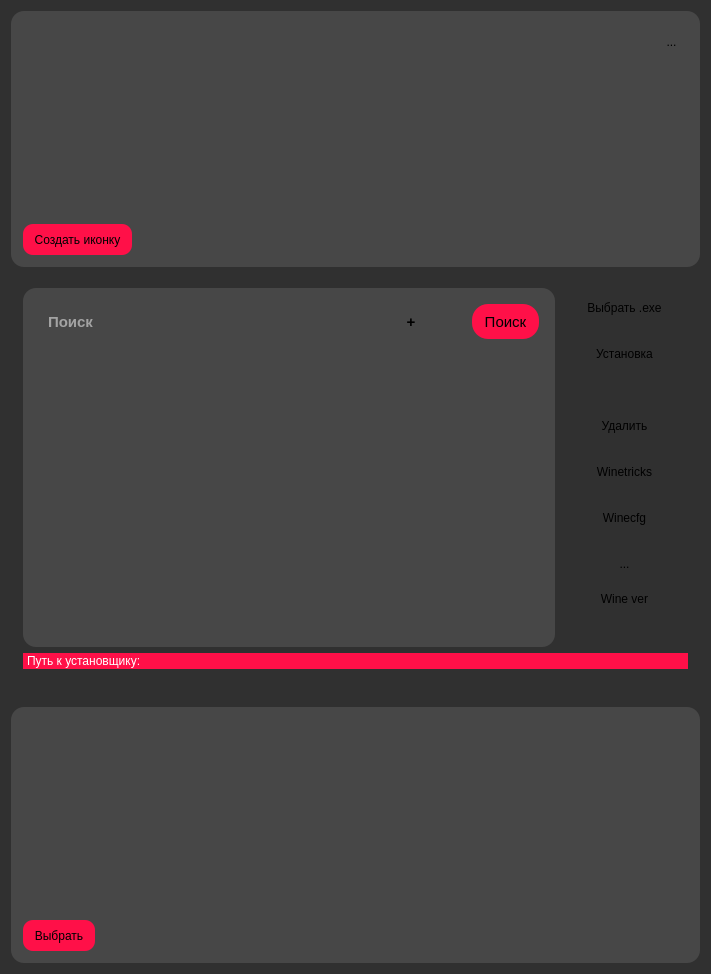
      <widget class="QWidget" name="tab_2">
       <property name="mouseTracking">
        <bool>false</bool>
       </property>
       <property name="autoFillBackground">
        <bool>false</bool>
       </property>
       <property name="styleSheet">
        <string notr="true">background-color: rgb(48, 48, 48);</string>
       </property>
       <attribute name="title">
        <string>Префиксы</string>
       </attribute>
       <layout class="QGridLayout" name="gridLayout_6">
        <item row="2" column="0" colspan="4">
         <widget class="QGroupBox" name="groupBox_9">
          <property name="styleSheet">
           <string notr="true">border:none;</string>
          </property>
          <property name="title">
           <string/>
          </property>
          <layout class="QGridLayout" name="gridLayout_20">
           <item row="1" column="0" colspan="2">
            <widget class="QLabel" name="label_5">
             <property name="styleSheet">
              <string notr="true">border-width: 1px;        
background-color: rgb(255, 16, 72);
border-radius:10px;
border:none;
font: 16pt &quot;Franxurter Totally&quot;;
padding:1px;
color: rgb(255, 255, 255);</string>
             </property>
             <property name="text">
              <string>Путь к установщику:</string>
             </property>
            </widget>
           </item>
           <item row="3" column="0" colspan="2">
            <widget class="QLabel" name="label_6">
             <property name="styleSheet">
              <string notr="true">color: rgb(255, 255, 255);</string>
             </property>
             <property name="text">
              <string/>
             </property>
            </widget>
           </item>
           <item row="0" column="0">
            <widget class="QGroupBox" name="groupBox">
             <property name="sizePolicy">
              <sizepolicy hsizetype="MinimumExpanding" vsizetype="Preferred">
               <horstretch>0</horstretch>
               <verstretch>0</verstretch>
              </sizepolicy>
             </property>
             <property name="styleSheet">
              <string notr="true">background-color: rgb(71, 71, 71);
font:11pt;
font-weight:900;
border-radius:13px;
padding:7px;

</string>
             </property>
             <layout class="QGridLayout" name="gridLayout_3">
              <item row="3" column="6">
               <widget class="QToolButton" name="toolButton">
                <property name="sizePolicy">
                 <sizepolicy hsizetype="Fixed" vsizetype="Fixed">
                  <horstretch>0</horstretch>
                  <verstretch>0</verstretch>
                 </sizepolicy>
                </property>
                <property name="minimumSize">
                 <size>
                  <width>0</width>
                  <height>0</height>
                 </size>
                </property>
                <property name="baseSize">
                 <size>
                  <width>0</width>
                  <height>0</height>
                 </size>
                </property>
                <property name="styleSheet">
                 <string notr="true">QToolButton{
border-radius:16px;
background-color: rgb(255, 16, 72);
border:none;
font:  11pt;
}</string>
                </property>
                <property name="text">
                 <string>Поиск</string>
                </property>
                <property name="icon">
                 <iconset resource="../resource.qrc">
                  <normaloff>:/newPrefix/img/search-3-16.ico</normaloff>:/newPrefix/img/search-3-16.ico</iconset>
                </property>
                <property name="toolButtonStyle">
                 <enum>Qt::ToolButtonIconOnly</enum>
                </property>
                <property name="autoRaise">
                 <bool>false</bool>
                </property>
                <property name="arrowType">
                 <enum>Qt::NoArrow</enum>
                </property>
               </widget>
              </item>
              <item row="5" column="0" colspan="7">
               <widget class="QListWidget" name="listWidget_2">
                <property name="sizePolicy">
                 <sizepolicy hsizetype="MinimumExpanding" vsizetype="Expanding">
                  <horstretch>0</horstretch>
                  <verstretch>0</verstretch>
                 </sizepolicy>
                </property>
                <property name="minimumSize">
                 <size>
                  <width>500</width>
                  <height>0</height>
                 </size>
                </property>
                <property name="styleSheet">
                 <string notr="true">QScrollBar:vertical {
background-color: transparent;
width: 25px;
margin: 0px 0px 0px 0px;
}
QScrollBar::handle:vertical {
border-radius: 5px;
background: rgb(48, 48, 48);
min-height: 48px;
}

/* This remvoes the bottom button by setting the height to 0px */
QScrollBar::add-line:vertical {
height: 0px;
subcontrol-position: bottom;
subcontrol-origin: margin;
}

/* This remvoes the top button by setting the height to 0px */
QScrollBar::sub-line:vertical {
height: 0px;
subcontrol-position: top;
subcontrol-origin: margin;
}

/* need this to get rid of crosshatching on scrollbar background */
QScrollBar::add-page:vertical, QScrollBar::sub-page:vertical {
background: none;
}
QListWidget{
color:rgb(255, 255, 255);
background-color: rgb(71, 71, 71);
font: 16pt &quot;Franxurter Totally&quot;;
border:none;
border-radius:13px;
padding:5px;

}
QListWidget::item::selected{
padding:-0px;
border-radius:7px;
background-color:  rgb(255, 16, 72);
color:rgb(255, 255, 255);
}
QListWidget::item{
padding:5px;
color:rrgb(255, 16, 72);
}</string>
                </property>
                <property name="frameShape">
                 <enum>QFrame::WinPanel</enum>
                </property>
                <property name="showDropIndicator" stdset="0">
                 <bool>false</bool>
                </property>
                <property name="dragDropMode">
                 <enum>QAbstractItemView::NoDragDrop</enum>
                </property>
                <property name="iconSize">
                 <size>
                  <width>13</width>
                  <height>13</height>
                 </size>
                </property>
                <property name="isWrapping" stdset="0">
                 <bool>false</bool>
                </property>
                <property name="viewMode">
                 <enum>QListView::ListMode</enum>
                </property>
               </widget>
              </item>
              <item row="3" column="0" colspan="2">
               <widget class="QLineEdit" name="lineEdit_2">
                <property name="enabled">
                 <bool>true</bool>
                </property>
                <property name="sizePolicy">
                 <sizepolicy hsizetype="Fixed" vsizetype="Fixed">
                  <horstretch>0</horstretch>
                  <verstretch>0</verstretch>
                 </sizepolicy>
                </property>
                <property name="minimumSize">
                 <size>
                  <width>0</width>
                  <height>0</height>
                 </size>
                </property>
                <property name="maximumSize">
                 <size>
                  <width>10000</width>
                  <height>40</height>
                 </size>
                </property>
                <property name="palette">
                 <palette>
                  <active>
                   <colorrole role="WindowText">
                    <brush brushstyle="SolidPattern">
                     <color alpha="255">
                      <red>255</red>
                      <green>255</green>
                      <blue>255</blue>
                     </color>
                    </brush>
                   </colorrole>
                   <colorrole role="Button">
                    <brush brushstyle="SolidPattern">
                     <color alpha="255">
                      <red>71</red>
                      <green>71</green>
                      <blue>71</blue>
                     </color>
                    </brush>
                   </colorrole>
                   <colorrole role="Text">
                    <brush brushstyle="SolidPattern">
                     <color alpha="255">
                      <red>255</red>
                      <green>255</green>
                      <blue>255</blue>
                     </color>
                    </brush>
                   </colorrole>
                   <colorrole role="ButtonText">
                    <brush brushstyle="SolidPattern">
                     <color alpha="255">
                      <red>255</red>
                      <green>255</green>
                      <blue>255</blue>
                     </color>
                    </brush>
                   </colorrole>
                   <colorrole role="Base">
                    <brush brushstyle="SolidPattern">
                     <color alpha="255">
                      <red>71</red>
                      <green>71</green>
                      <blue>71</blue>
                     </color>
                    </brush>
                   </colorrole>
                   <colorrole role="Window">
                    <brush brushstyle="SolidPattern">
                     <color alpha="255">
                      <red>71</red>
                      <green>71</green>
                      <blue>71</blue>
                     </color>
                    </brush>
                   </colorrole>
                   <colorrole role="PlaceholderText">
                    <brush brushstyle="SolidPattern">
                     <color alpha="255">
                      <red>255</red>
                      <green>255</green>
                      <blue>255</blue>
                     </color>
                    </brush>
                   </colorrole>
                  </active>
                  <inactive>
                   <colorrole role="WindowText">
                    <brush brushstyle="SolidPattern">
                     <color alpha="255">
                      <red>255</red>
                      <green>255</green>
                      <blue>255</blue>
                     </color>
                    </brush>
                   </colorrole>
                   <colorrole role="Button">
                    <brush brushstyle="SolidPattern">
                     <color alpha="255">
                      <red>71</red>
                      <green>71</green>
                      <blue>71</blue>
                     </color>
                    </brush>
                   </colorrole>
                   <colorrole role="Text">
                    <brush brushstyle="SolidPattern">
                     <color alpha="255">
                      <red>255</red>
                      <green>255</green>
                      <blue>255</blue>
                     </color>
                    </brush>
                   </colorrole>
                   <colorrole role="ButtonText">
                    <brush brushstyle="SolidPattern">
                     <color alpha="255">
                      <red>255</red>
                      <green>255</green>
                      <blue>255</blue>
                     </color>
                    </brush>
                   </colorrole>
                   <colorrole role="Base">
                    <brush brushstyle="SolidPattern">
                     <color alpha="255">
                      <red>71</red>
                      <green>71</green>
                      <blue>71</blue>
                     </color>
                    </brush>
                   </colorrole>
                   <colorrole role="Window">
                    <brush brushstyle="SolidPattern">
                     <color alpha="255">
                      <red>71</red>
                      <green>71</green>
                      <blue>71</blue>
                     </color>
                    </brush>
                   </colorrole>
                   <colorrole role="PlaceholderText">
                    <brush brushstyle="SolidPattern">
                     <color alpha="255">
                      <red>255</red>
                      <green>255</green>
                      <blue>255</blue>
                     </color>
                    </brush>
                   </colorrole>
                  </inactive>
                  <disabled>
                   <colorrole role="WindowText">
                    <brush brushstyle="SolidPattern">
                     <color alpha="255">
                      <red>255</red>
                      <green>255</green>
                      <blue>255</blue>
                     </color>
                    </brush>
                   </colorrole>
                   <colorrole role="Button">
                    <brush brushstyle="SolidPattern">
                     <color alpha="255">
                      <red>71</red>
                      <green>71</green>
                      <blue>71</blue>
                     </color>
                    </brush>
                   </colorrole>
                   <colorrole role="Text">
                    <brush brushstyle="SolidPattern">
                     <color alpha="255">
                      <red>255</red>
                      <green>255</green>
                      <blue>255</blue>
                     </color>
                    </brush>
                   </colorrole>
                   <colorrole role="ButtonText">
                    <brush brushstyle="SolidPattern">
                     <color alpha="255">
                      <red>255</red>
                      <green>255</green>
                      <blue>255</blue>
                     </color>
                    </brush>
                   </colorrole>
                   <colorrole role="Base">
                    <brush brushstyle="SolidPattern">
                     <color alpha="255">
                      <red>71</red>
                      <green>71</green>
                      <blue>71</blue>
                     </color>
                    </brush>
                   </colorrole>
                   <colorrole role="Window">
                    <brush brushstyle="SolidPattern">
                     <color alpha="255">
                      <red>71</red>
                      <green>71</green>
                      <blue>71</blue>
                     </color>
                    </brush>
                   </colorrole>
                   <colorrole role="PlaceholderText">
                    <brush brushstyle="SolidPattern">
                     <color alpha="255">
                      <red>255</red>
                      <green>255</green>
                      <blue>255</blue>
                     </color>
                    </brush>
                   </colorrole>
                  </disabled>
                 </palette>
                </property>
                <property name="contextMenuPolicy">
                 <enum>Qt::NoContextMenu</enum>
                </property>
                <property name="styleSheet">
                 <string notr="true">border: 1px 1px 0px 1px;
color: rgb(255, 255, 255);
font: 16pt &quot;Franxurter Totally&quot;;
</string>
                </property>
                <property name="text">
                 <string/>
                </property>
                <property name="echoMode">
                 <enum>QLineEdit::Normal</enum>
                </property>
                <property name="cursorPosition">
                 <number>0</number>
                </property>
                <property name="placeholderText">
                 <string>Поиск</string>
                </property>
                <property name="cursorMoveStyle">
                 <enum>Qt::VisualMoveStyle</enum>
                </property>
                <property name="clearButtonEnabled">
                 <bool>false</bool>
                </property>
               </widget>
              </item>
              <item row="3" column="5">
               <widget class="QToolButton" name="toolButton_2">
                <property name="minimumSize">
                 <size>
                  <width>32</width>
                  <height>0</height>
                 </size>
                </property>
                <property name="text">
                 <string/>
                </property>
                <property name="icon">
                 <iconset resource="../resource.qrc">
                  <normaloff>:/newPrefix/img/cross.svg</normaloff>:/newPrefix/img/cross.svg</iconset>
                </property>
                <property name="iconSize">
                 <size>
                  <width>13</width>
                  <height>13</height>
                 </size>
                </property>
                <property name="shortcut">
                 <string>Backspace</string>
                </property>
                <property name="popupMode">
                 <enum>QToolButton::DelayedPopup</enum>
                </property>
                <property name="autoRaise">
                 <bool>false</bool>
                </property>
               </widget>
              </item>
              <item row="3" column="4">
               <widget class="QToolButton" name="toolButton_17">
                <property name="text">
                 <string>+</string>
                </property>
               </widget>
              </item>
             </layout>
            </widget>
           </item>
           <item row="0" column="1">
            <layout class="QVBoxLayout" name="verticalLayout_5">
             <item>
              <widget class="QToolButton" name="selectexe">
               <property name="sizePolicy">
                <sizepolicy hsizetype="Preferred" vsizetype="Fixed">
                 <horstretch>0</horstretch>
                 <verstretch>0</verstretch>
                </sizepolicy>
               </property>
               <property name="minimumSize">
                <size>
                 <width>0</width>
                 <height>40</height>
                </size>
               </property>
               <property name="styleSheet">
                <string notr="true">QToolButton::checked{
border-radius:10px;
font: 16pt &quot;Franxurter Totally&quot;;
background-color: rgb(255, 16, 72);
}</string>
               </property>
               <property name="text">
                <string>Выбрать .exe</string>
               </property>
               <property name="checkable">
                <bool>true</bool>
               </property>
               <property name="checked">
                <bool>false</bool>
               </property>
               <property name="autoRepeat">
                <bool>true</bool>
               </property>
               <property name="autoExclusive">
                <bool>true</bool>
               </property>
              </widget>
             </item>
             <item>
              <widget class="QToolButton" name="installexe">
               <property name="sizePolicy">
                <sizepolicy hsizetype="Preferred" vsizetype="Fixed">
                 <horstretch>0</horstretch>
                 <verstretch>0</verstretch>
                </sizepolicy>
               </property>
               <property name="minimumSize">
                <size>
                 <width>127</width>
                 <height>40</height>
                </size>
               </property>
               <property name="styleSheet">
                <string notr="true">QToolButton::checked{
border-radius:10px;
background-color: rgb(255, 16, 72);
}</string>
               </property>
               <property name="text">
                <string>Установка</string>
               </property>
               <property name="checkable">
                <bool>true</bool>
               </property>
               <property name="autoExclusive">
                <bool>true</bool>
               </property>
              </widget>
             </item>
             <item>
              <widget class="Line" name="line">
               <property name="minimumSize">
                <size>
                 <width>0</width>
                 <height>20</height>
                </size>
               </property>
               <property name="styleSheet">
                <string notr="true"/>
               </property>
               <property name="orientation">
                <enum>Qt::Horizontal</enum>
               </property>
              </widget>
             </item>
             <item>
              <widget class="QToolButton" name="deleteitem">
               <property name="sizePolicy">
                <sizepolicy hsizetype="Preferred" vsizetype="Fixed">
                 <horstretch>0</horstretch>
                 <verstretch>0</verstretch>
                </sizepolicy>
               </property>
               <property name="minimumSize">
                <size>
                 <width>0</width>
                 <height>40</height>
                </size>
               </property>
               <property name="styleSheet">
                <string notr="true">QToolButton::checked{
border-radius:10px;
background-color: rgb(255, 16, 72);
}</string>
               </property>
               <property name="text">
                <string>Удалить</string>
               </property>
               <property name="checkable">
                <bool>true</bool>
               </property>
               <property name="autoExclusive">
                <bool>true</bool>
               </property>
              </widget>
             </item>
             <item>
              <widget class="QToolButton" name="Winetricks">
               <property name="sizePolicy">
                <sizepolicy hsizetype="Preferred" vsizetype="Fixed">
                 <horstretch>0</horstretch>
                 <verstretch>0</verstretch>
                </sizepolicy>
               </property>
               <property name="minimumSize">
                <size>
                 <width>0</width>
                 <height>40</height>
                </size>
               </property>
               <property name="styleSheet">
                <string notr="true">QToolButton::checked{
border-radius:10px;
background-color: rgb(255, 16, 72);
}</string>
               </property>
               <property name="text">
                <string>Winetricks</string>
               </property>
               <property name="checkable">
                <bool>true</bool>
               </property>
               <property name="autoExclusive">
                <bool>true</bool>
               </property>
              </widget>
             </item>
             <item>
              <widget class="QToolButton" name="WineCfg">
               <property name="sizePolicy">
                <sizepolicy hsizetype="Preferred" vsizetype="Fixed">
                 <horstretch>0</horstretch>
                 <verstretch>0</verstretch>
                </sizepolicy>
               </property>
               <property name="minimumSize">
                <size>
                 <width>0</width>
                 <height>40</height>
                </size>
               </property>
               <property name="styleSheet">
                <string notr="true">QToolButton::checked{
border-radius:10px;
background-color: rgb(255, 16, 72);
}</string>
               </property>
               <property name="text">
                <string>Winecfg</string>
               </property>
               <property name="checkable">
                <bool>true</bool>
               </property>
               <property name="autoExclusive">
                <bool>true</bool>
               </property>
              </widget>
             </item>
             <item>
              <widget class="QToolButton" name="toolButton_6">
               <property name="sizePolicy">
                <sizepolicy hsizetype="Preferred" vsizetype="Fixed">
                 <horstretch>0</horstretch>
                 <verstretch>0</verstretch>
                </sizepolicy>
               </property>
               <property name="minimumSize">
                <size>
                 <width>0</width>
                 <height>40</height>
                </size>
               </property>
               <property name="styleSheet">
                <string notr="true">QToolButton::checked{
border-radius:10px;
background-color: rgb(255, 16, 72);
}</string>
               </property>
               <property name="text">
                <string>...</string>
               </property>
               <property name="checkable">
                <bool>true</bool>
               </property>
               <property name="autoExclusive">
                <bool>true</bool>
               </property>
              </widget>
             </item>
             <item>
              <layout class="QGridLayout" name="gridLayout_18">
               <item row="0" column="0">
                <widget class="QToolButton" name="toolButton_13">
                 <property name="text">
                  <string>Wine ver</string>
                 </property>
                 <property name="icon">
                  <iconset resource="../resource.qrc">
                   <normaloff>:/newPrefix/img/settings.svg</normaloff>:/newPrefix/img/settings.svg</iconset>
                 </property>
                 <property name="iconSize">
                  <size>
                   <width>20</width>
                   <height>20</height>
                  </size>
                 </property>
                 <property name="toolButtonStyle">
                  <enum>Qt::ToolButtonTextOnly</enum>
                 </property>
                </widget>
               </item>
              </layout>
             </item>
             <item>
              <spacer name="verticalSpacer_2">
               <property name="orientation">
                <enum>Qt::Vertical</enum>
               </property>
               <property name="sizeHint" stdset="0">
                <size>
                 <width>20</width>
                 <height>40</height>
                </size>
               </property>
              </spacer>
             </item>
            </layout>
           </item>
          </layout>
         </widget>
        </item>
        <item row="0" column="0" colspan="4">
         <widget class="QGroupBox" name="groupBox_10">
          <property name="styleSheet">
           <string notr="true">background-color: rgb(71, 71, 71);
border-radius:13px;
padding:7px;
</string>
          </property>
          <property name="title">
           <string/>
          </property>
          <layout class="QGridLayout" name="gridLayout_17">
           <item row="3" column="0">
            <widget class="QToolButton" name="toolButton_15">
             <property name="styleSheet">
              <string notr="true">border-radius:10px;
background-color: rgb(255, 16, 72);</string>
             </property>
             <property name="text">
              <string>Создать иконку</string>
             </property>
            </widget>
           </item>
           <item row="0" column="0" rowspan="2" colspan="3">
            <widget class="QListWidget" name="listWidget_6">
             <property name="styleSheet">
              <string notr="true">QScrollBar:vertical {
background-color: transparent;
width: 25px;
margin: 0px 0px 0px 0px;
}
QScrollBar::handle:vertical {
border-radius: 5px;
background: rgb(48, 48, 48);
min-height: 48px;
}

/* This remvoes the bottom button by setting the height to 0px */
QScrollBar::add-line:vertical {
height: 0px;
subcontrol-position: bottom;
subcontrol-origin: margin;
}

/* This remvoes the top button by setting the height to 0px */
QScrollBar::sub-line:vertical {
height: 0px;
subcontrol-position: top;
subcontrol-origin: margin;
}

/* need this to get rid of crosshatching on scrollbar background */
QScrollBar::add-page:vertical, QScrollBar::sub-page:vertical {
background: none;
}
QListWidget{
color:rgb(255, 255, 255);
background-color: rgb(71, 71, 71);
font: 16pt &quot;Franxurter Totally&quot;;
border:none;
border-radius:13px;
padding:5px;

}
QListWidget::item::selected{
padding:-0px;
border-radius:7px;
background-color:  rgb(255, 16, 72);
color:rgb(255, 255, 255);
}
QListWidget::item{
padding:5px;
color:rrgb(255, 16, 72);
}</string>
             </property>
            </widget>
           </item>
           <item row="0" column="4">
            <widget class="QToolButton" name="toolButton_16">
             <property name="text">
              <string>...</string>
             </property>
             <property name="icon">
              <iconset resource="../resource.qrc">
               <normaloff>:/newPrefix/img/cross.svg</normaloff>:/newPrefix/img/cross.svg</iconset>
             </property>
            </widget>
           </item>
          </layout>
         </widget>
        </item>
        <item row="7" column="0" colspan="4">
         <widget class="QGroupBox" name="groupBox_8">
          <property name="sizePolicy">
           <sizepolicy hsizetype="Preferred" vsizetype="Preferred">
            <horstretch>0</horstretch>
            <verstretch>0</verstretch>
           </sizepolicy>
          </property>
          <property name="styleSheet">
           <string notr="true">background-color: rgb(71, 71, 71);
border-radius:13px;
padding:7px;

</string>
          </property>
          <property name="title">
           <string/>
          </property>
          <layout class="QGridLayout" name="gridLayout_19">
           <item row="0" column="0">
            <widget class="QListWidget" name="listWidget_5">
             <property name="styleSheet">
              <string notr="true">QScrollBar:vertical {
background-color: transparent;
width: 25px;
margin: 0px 0px 0px 0px;
}
QScrollBar::handle:vertical {
border-radius: 5px;
background: rgb(48, 48, 48);
min-height: 48px;
}

/* This remvoes the bottom button by setting the height to 0px */
QScrollBar::add-line:vertical {
height: 0px;
subcontrol-position: bottom;
subcontrol-origin: margin;
}

/* This remvoes the top button by setting the height to 0px */
QScrollBar::sub-line:vertical {
height: 0px;
subcontrol-position: top;
subcontrol-origin: margin;
}

/* need this to get rid of crosshatching on scrollbar background */
QScrollBar::add-page:vertical, QScrollBar::sub-page:vertical {
background: none;
}
QListWidget{
color:rgb(255, 255, 255);
background-color: rgb(71, 71, 71);
font: 16pt &quot;Franxurter Totally&quot;;
border:none;
border-radius:13px;
padding:5px;

}
QListWidget::item::selected{
padding:-0px;
border-radius:7px;
background-color:  rgb(255, 16, 72);
color:rgb(255, 255, 255);
}
QListWidget::item{
padding:5px;
color:rrgb(255, 16, 72);
}</string>
             </property>
            </widget>
           </item>
           <item row="1" column="0">
            <widget class="QToolButton" name="toolButton_14">
             <property name="styleSheet">
              <string notr="true">border-radius:10px;
background-color: rgb(255, 16, 72);</string>
             </property>
             <property name="text">
              <string>Выбрать</string>
             </property>
            </widget>
           </item>
          </layout>
         </widget>
        </item>
       </layout>
      </widget>
